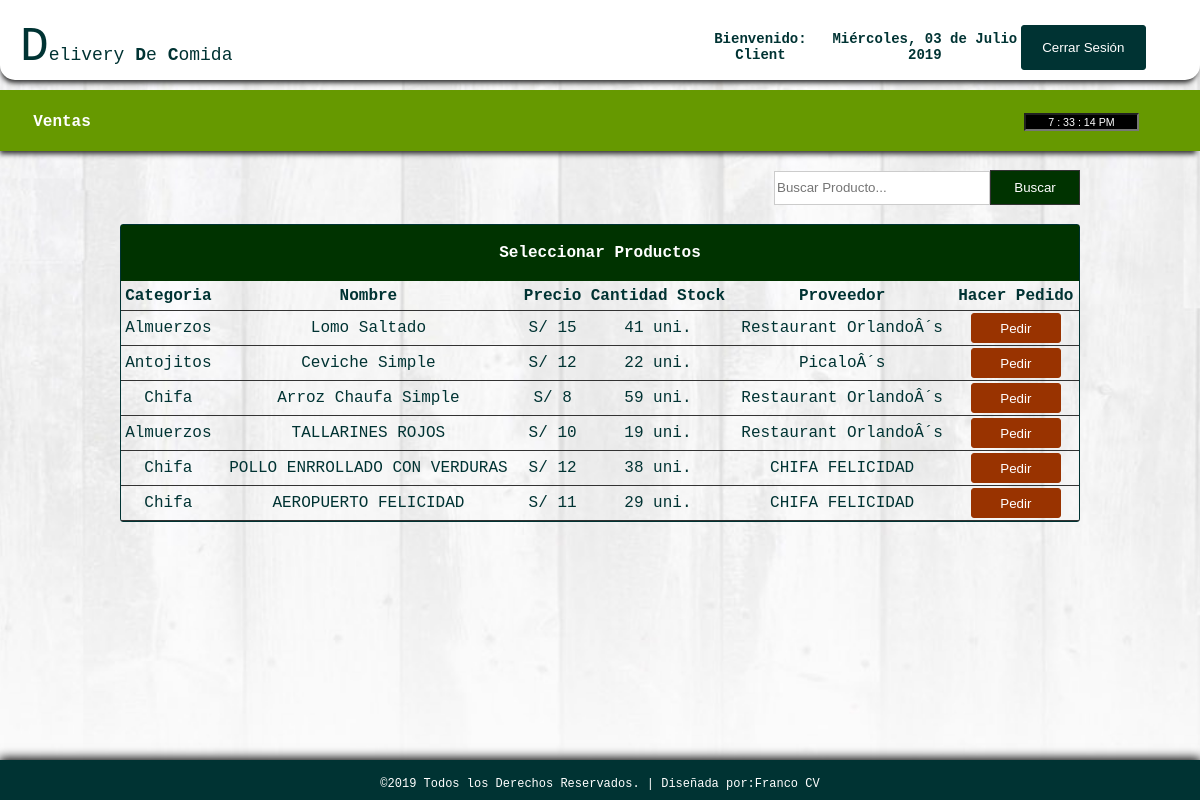
The app's page /sales1.php (signed in) with its own data.
### tables this page shows
CREATE TABLE IF NOT EXISTS `products` (
`id` int(11) NOT NULL,
  `category` varchar(100) NOT NULL,
  `name` varchar(100) NOT NULL,
  `quantity` int(11) NOT NULL,
  `purchase` int(11) NOT NULL,
  `retail` int(11) NOT NULL,
  `supplier` varchar(100) NOT NULL,
  `ext` varchar(5) NOT NULL,
  `detalle` varchar(200) DEFAULT NULL
);

### sales1.php (the view, shortened to what this page needs)
<!DOCTYPE html PUBLIC "-//W3C//DTD XHTML 1.0 Transitional//EN" "http://www.w3.org/TR/xhtml1/DTD/xhtml1-transitional.dtd">
<html xmlns="http://www.w3.org/1999/xhtml">
<head>
</head>
<link rel="stylesheet" type="text/css" href="css/css1.css">
<body onload="mueveReloj()">
<div id="container">
<div id="header">
<table cellspacing="0" width="100%" border="0" cellpadding="20px">
<tr>
	<td width="56%">
    <table width="41%" border="0" cellspacing="0" cellpadding="0">
	 <tr>
       <td width="80%" align="left"> <font size="12px">D</font><span style="font-size: 18px;">elivery <b>D</b>e <b>C</b>omida</span></td>
       </tr>
	  </table></td>
    <td style="font-size:14px;">
      <table width="93%" border="0" cellspacing="0" cellpadding="0">
        <tr>
        	<th scope="col">Bienvenido: <?php echo $_SESSION['access'];?></th>
          	<th scope="col"><?php
			include_once("date1.php");
			?></th>
          	<th scope="col" width="20px"><a href="logout.php">
            <input type="button" id="btnadd" value="Cerrar Sesión" align="middle" />
          	</a></th>
        </tr>
  </table></td>
    </tr>
</table>
</div>
<br><br><br><br><br>
<div id = "headnav">
<table width="100%" border="0" cellpadding="0" cellspacing="0">
<tr>
	<td width="669" height="62">
	<table width="124" border="0" align="left" cellpadding="0" cellspacing="0">
	  <tr>
	    <th width="211" scope="col"><a href="sales1.php">Ventas</a></th>
	    </tr>
	  </table>
      </td>
      <td width="13">
      <table border="0" cellspacing="0" cellpadding="0">
      	<tr>
        	<td align="left" style="color:#FFF">
         <form name="form_reloj">
<input type="text" name="reloj" size="15" style="background-color : Black; color : White; font-family : Verdana, Arial, Helvetica; font-size : 8pt; text-align : center;" onfocus="window.document.form_reloj.reloj.blur()">
</form>
            </td>
        </tr>
      </table>
      </td>
</tr>
</table>
</div>
<br>
<table width="80%" border="0" align="center" cellpadding="0" cellspacing="0">
      <tr>
        <td height="37" align="right">
        <form action="result_sales1.php" method="get" ecntype="multipart/data-form">
        <input type="text" name="query" style="border:1px solid #CCC; color: #333; width:210px; height:30px;" placeholder="Buscar Producto..." /><input type="submit" id="btnsearch" value="Buscar" name="search" />
        </form>
     	</td>
      </tr>
    </table></th>
  <br>
  <tr>
    <td>
    <table border="0" cellpadding="0" cellspacing="0" align="center" width="80%" style="border:1px solid #033; color:#033;">
     <tr>
     <th colspan="7" align="center" height="55px" style="border-bottom:1px solid #030; background: #030; color:#FFF;"> Seleccionar Productos </th>
    </tr>
      <tr height="30px">
        <th style="border-bottom:1px solid #333;"> Categoria </th>
        <th style="border-bottom:1px solid #333;"> Nombre </th>
        <th style="border-bottom:1px solid #333;"> Precio </th>
        <th style="border-bottom:1px solid #333;"> Cantidad Stock </th>
        <th style="border-bottom:1px solid #333;"> Proveedor </th>
        <th style="border-bottom:1px solid #333;"> Hacer Pedido </th>
      </tr>
       <?php
require('config.php');
$query="SELECT * FROM products";
$result=mysqli_query($db_link, $query);
while ($row=mysqli_fetch_array($result)){?>
      <tr align="center" style="height:35px">
      	<td style="border-bottom:1px solid #333;"> <?php echo $row['category']; ?> </td>
        <td style="border-bottom:1px solid #333;"> <?php echo $row['name']; ?> </td>
        <td style="border-bottom:1px solid #333;">S/ <?php echo $row['retail']; ?> </td>
        <td style="border-bottom:1px solid #333;"> <?php echo $row['quantity']; ?> uni. </td>
        <td style="border-bottom:1px solid #333;"> <?php echo $row['supplier']; ?> </td>
        <td style="border-bottom:1px solid #333;">
        <a href="process_sales1.php?id=<?php echo md5($row['id']);?>"><input type="button" value="Pedir" style="width:90px; height:30px; color:#FFF; background: #930; border:1px solid #930; border-radius:3px;"></a>
        </td>
      </tr>
   <?php
}?>
    </table>
  </td>
  </tr>
<br><br><br>
<div id="footer">
<table border="0" cellpadding="15px" align="center"; style="size: 12px; font-family: 'Courier New', Courier, monospace; color: #FFF; font-size: 12px;">
<tr>
	<td>
     &copy;2019 Todos los Derechos Reservados.  |  Diseñada por:<a href="https://www.facebook.com/repp0rt">Franco CV</a>
    </td>
</tr>
</table>
</div>
</div>
</body>
</html>

### css/css1.css (style rules this page uses)
html { font-family: "Courier New", Courier, monospace; color: #033; height:100%; margin:0; padding:0; -webkit-background-size: cover; -moz-background-size: cover; -o-background-size: cover; background-size: cover; }
body { margin:0; font-size:16px; height:100%; margin:0; padding:0; background:url(../images/bgimg.jpg) no-repeat center fixed; -webkit-background-size: cover; -moz-background-size: cover; -o-background-size: cover; background-size: cover; }
#container { height:100px; width: auto; margin:0 auto; }
#header { box-shadow: -1px 5px 5px -2px #333333; position:fixed; width:100%; height:80px; border-radius:0px 0px 15px 15px; background-color:#FFF; }
#footer { clear: both; background: #033; height: 40px; width: 100%; position: fixed; left: 0px; bottom: 0px; text-align: center; box-shadow:0px -1px 10px 1px #000; }
#headnav { box-shadow: -2px 5px 5px -2px #333333; border-top:1px solid #690; padding:0px; clear:both; background: #690; height:60px; width:100%; }
#btnsearch { border:1px solid #333; background: #030; height:35px; width:90px; color: #FFF; font-family:"Lucida Sans Unicode", "Lucida Grande", sans-serif; }
#btnadd { border:1px solid #033; background: #033; border-radius:3px; height:45px; width:125px; color: #FFF; font-family:"Lucida Sans Unicode", "Lucida Grande", sans-serif; }
a:link { color:#FFF; text-decoration: none; }
table { border-radius:3px; text-align: center; }

### records on screen
products: category "Almuerzos", name "Lomo Saltado", retail "15", quantity "41", supplier "Restaurant OrlandoÂ´s"
products: category "Antojitos", name "Ceviche Simple", retail "12", quantity "22", supplier "PicaloÂ´s"
products: category "Chifa", name "Arroz Chaufa Simple", retail "8", quantity "59", supplier "Restaurant OrlandoÂ´s"
products: category "Almuerzos", name "TALLARINES ROJOS", retail "10", quantity "19", supplier "Restaurant OrlandoÂ´s"
products: category "Chifa", name "POLLO ENRROLLADO CON VERDURAS", retail "12", quantity "38", supplier "CHIFA FELICIDAD"
products: category "Chifa", name "AEROPUERTO FELICIDAD", retail "11", quantity "29", supplier "CHIFA FELICIDAD"

### other values on screen
$_SESSION['access'] "Client"
$dia "Miércoles"
$mes "Julio"
